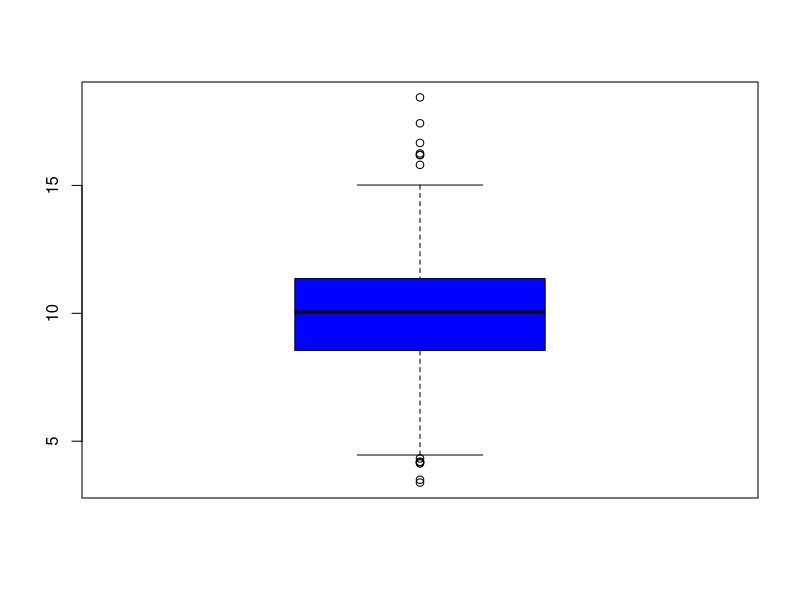
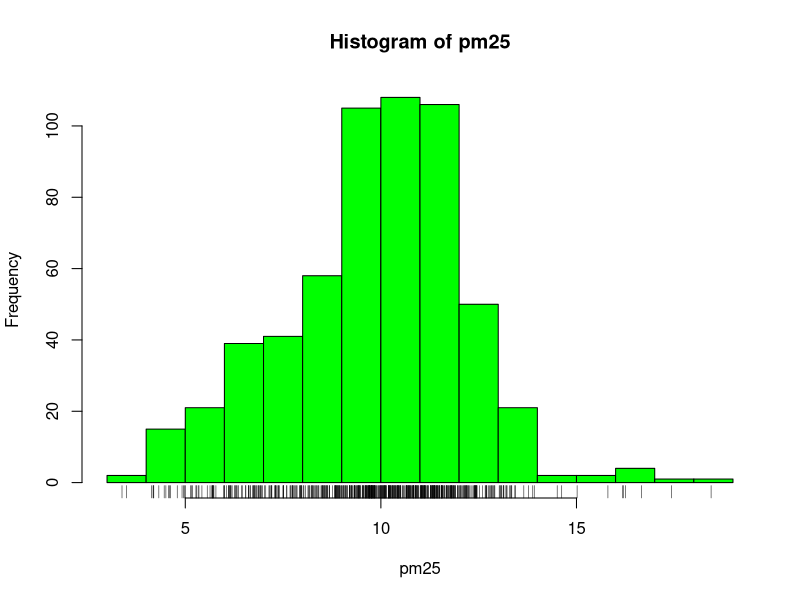
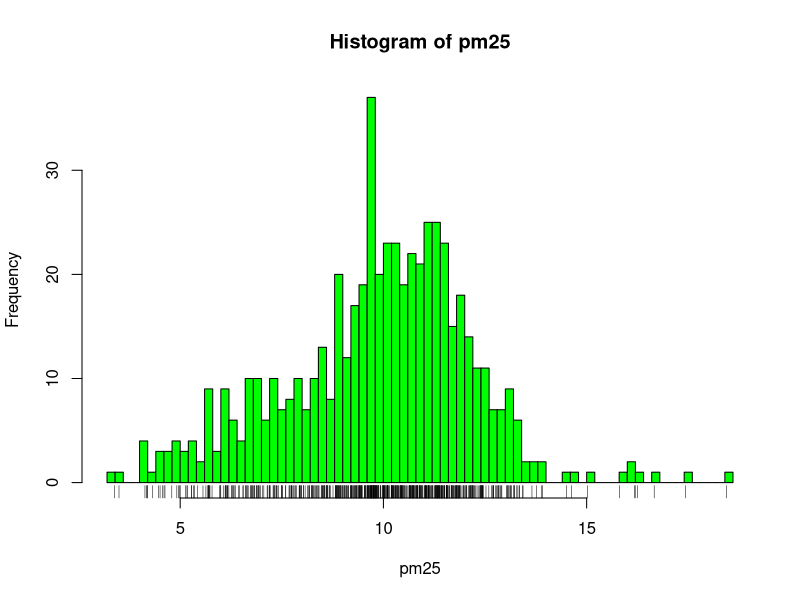
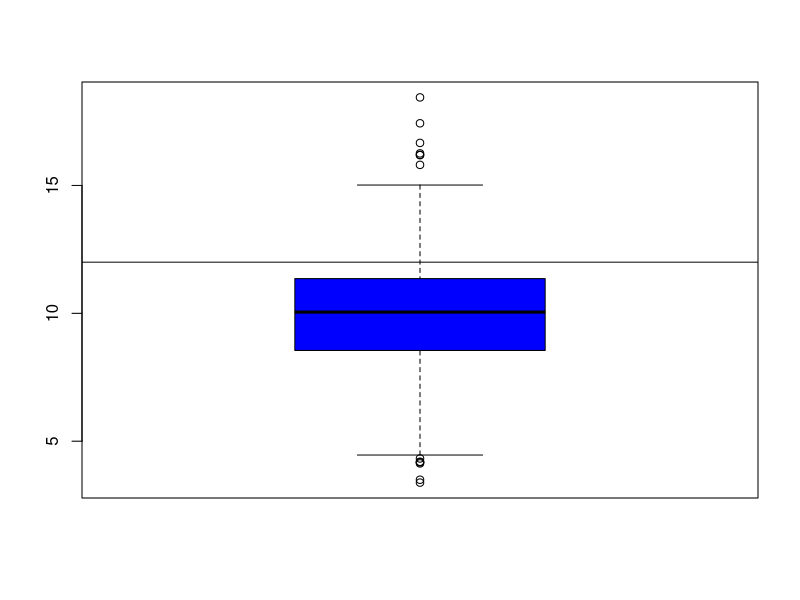
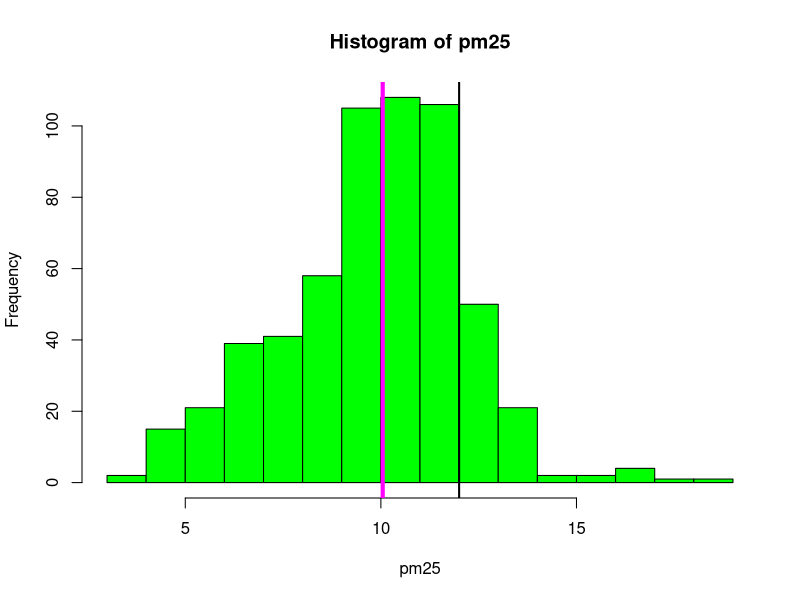
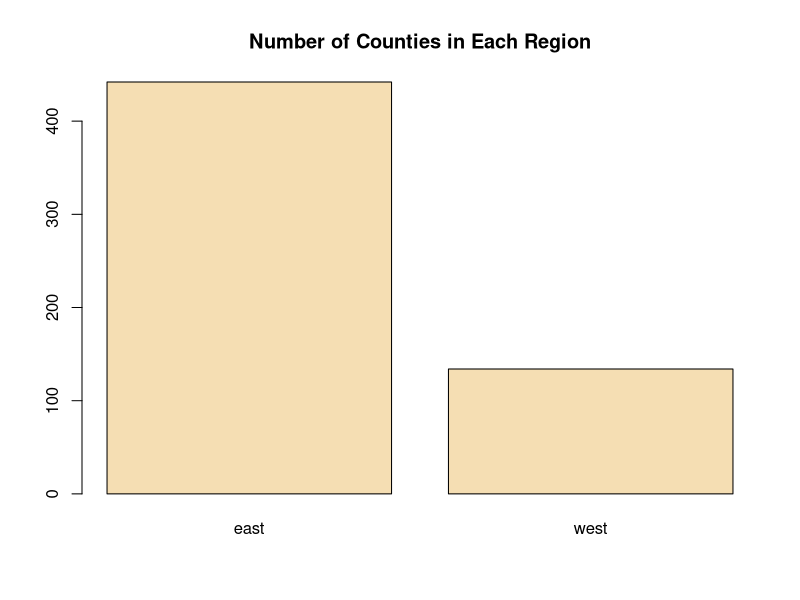
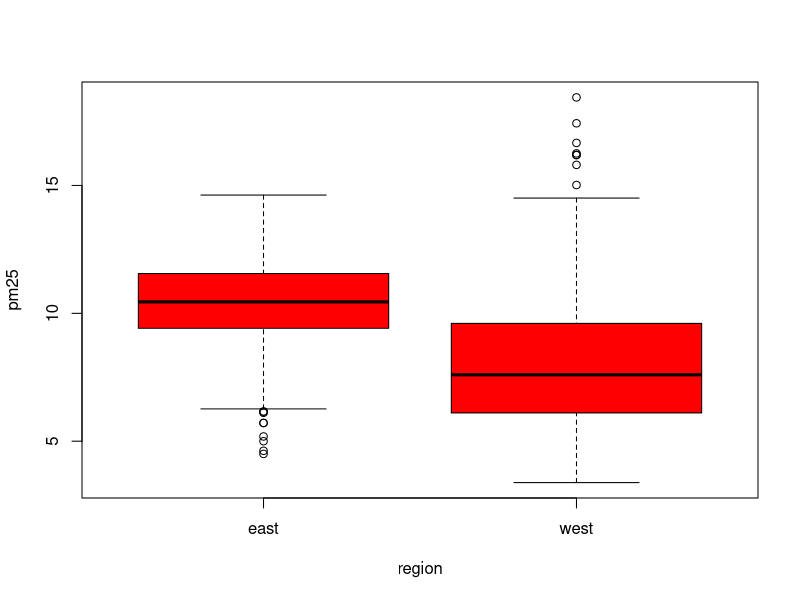
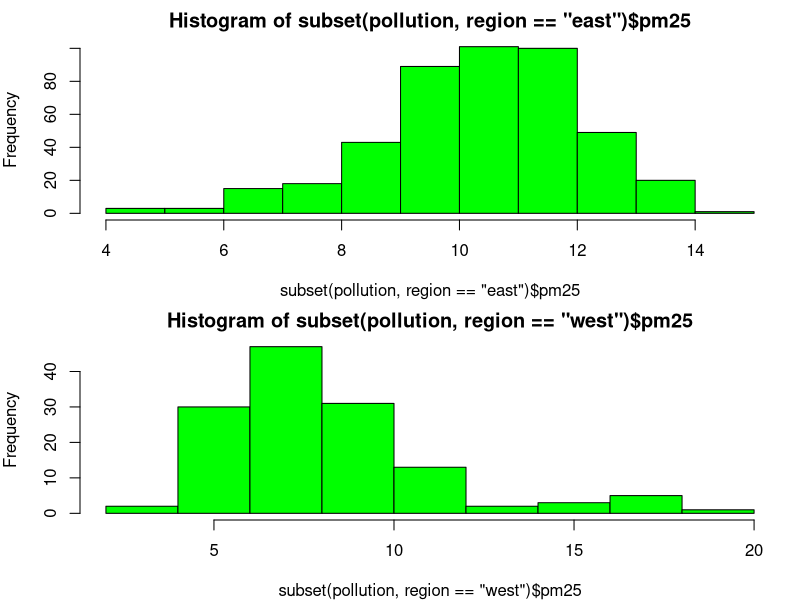

Write the R code that produced these figures, in order.
### Exploratory Data Analysis
# Principle 1: Show comparisons - a 'is relative to' b
# Principle 2: Show causality, mechanism, explanation, systematic structure
# Principle 3: Show multivariate data - more than 2 variables
# Principle 4: Integration of evidence - words, numbers, images, diagrams 
# Principle 5: Describe and document the evidence with appropriate labels, 
#              scales, sources, etc.
# Principle 6: Content is king

## Why Exploratory Graphs?
# R1. To understand data properties
# R2. To find patterns in data
# R3. To suggest modeling strategies
# R4. To "debug" analyses
# 5. To communicate results 
getwd()
setwd("~/Desktop/Online Coursera/Coursera-Exploratory-Data-Analysis/")
list.files()
pollution <- read.csv("avgpm25.csv", colClasses=c("numeric", "character", "factor","numeric", "numeric"))
head(pollution)
#The attach() function in R can be used to make objects within dataframes 
#accessible in R with fewer keystrokes. Do not necessaty pollution$pm25
attach(pollution)
# Five numbers
summary(pm25)
# Boxplot
boxplot(pm25, col="blue")
# Histogram
hist(pm25, col="green")
rug(pm25) # underneath 
hist(pm25, col="green", breaks=100)
rug(pm25) # underneath 
# Overlaying Features
boxplot(pm25, col="blue")
abline(h=12)
hist(pm25, col="green")
abline(v=12, lwd=2)
abline(v=median(pm25), col="magenta", lwd=4)
# Barplot
barplot(table(region), col="wheat", main="Number of Counties in Each Region")
## Simple Summaries of Data
# Two dimensions: Lattice/ggplot2, (Smooth) Scatterplots
# >2 dimensions: coplots, Spinning plots
# Multiple Boxplots:
boxplot(pm25 ~ region, data=pollution, col="red")
# Multiple Histograms
#---------------------------
#
par(mfrow=c(2,1), mar=c(4,4,2,1))
hist(subset(pollution, region=="east")$pm25, col="green")
hist(subset(pollution, region=="west")$pm25, col="green")
#---------------------------
# Scatterplot
with(pollution, plot(latitude, pm25))
abline(h=12, lwd=2, lty=2)
# Scatterplot - using color
with(pollution, plot(latitude, pm25, col=region))
abline(h=12, lwd=2, lty=2)
# Multiple Scatterplots
par(mfrow=c(1,2), mar=c(5,4,2,1))
with(subset(pollution, region=="west"), plot(latitude, pm25, main="West"))
with(subset(pollution, region=="east"), plot(latitude, pm25, main="East"))
## Plotting Systems in R
# The Base plotting system - blank canvas, "artist's palette" model
library(datasets)
data(cars)
with(cars, plot(speed, dist))
# The Lattice system - entire plot specified by one function; conditioning
library(lattice)
state <- data.frame(state.x77, region=state.region)
xyplot(Life.Exp ~ Income | region, data=state, layout=c(4,1))
# ggplot2 system - mixes elements of Base and Lattice
library(ggplot2)
data(mpg)
qplot(displ, hwy, data=mpg)
## Base Plotting System
# - graphics
# - grDevices
# 1. Initializing a new plot - plot(x,y), hist(x)
# 2. Annotating an existing plot
library(datasets)
hist(airquality$Ozone) # Draw a new plot
with(airquality, plot(Wind, Ozone))
airquality <- transform(airquality, Month=factor(Month))
boxplot(Ozone ~ Month, airquality, xlab="Month", ylab="Ozone(ppb)")


# pch(plotting symbol), lty(line type), lwd(line width), 
# col(plotting color), xlab(x-axis label), ylab(y-axis label))
# las(orientation of the axis labels), bg, 
# mar(margin size), oma(outer margin size), mfrow(row-wise), mfcol



par("lty") # "solid"
par("col") # "black
par("pch") # 1
par("bg")  # "white"
par("mar") # 5.1 4.1 4.1 2.1
par("mfrow") # 1 1

#las: the orientation of the axis labels on the plot
#bg: the background color
#mar: the margin size
#oma: the outer margin size (default is 0 for all sides)
#mfrow: number of plots per row, column (plots are filled row-wise)
#mfcol: number of plots per row, column (plots are filled column-wise)


## Base Plotting Functions
# plot(scatterplot), lines, points, text, title, 
# mtext(arbitrary text to the margins), axis



library(datasets)
with(airquality, plot(Wind, Ozone))
title(main="Ozone and Wind in New York City")
with(airquality, plot(Wind, Ozone), main="Ozone and Wind in New York City")
with(subset(airquality, Month=5), points(Wind, Ozone, col="blue"))
#
with(airquality, plot(Wind, Ozone), 
     main="Ozone and Wind in New York City", type="n")
with(subset(airquality, Month==5), points(Wind, Ozone, col="blue"))
with(subset(airquality, Month!=5), points(Wind, Ozone, col="red"))
legend("topright", pch=1, col=c("blue", "red"), legend=c("May", "Other Months"))
# Add a regression line
with(airquality, plot(Wind, Ozone), 
     main="Ozone and Wind in New York", pch=20)
model <- lm(Ozone ~ Wind, airquality)
abline(model, lwd=2)
# Multiple Base Plots
par(mfrow=c(1,2)) # 1 row, 2 columns
with(airquality, {
        plot(Wind, Ozone, main="Ozone and Wind")
        plot(Solar.R, Ozone, main="Ozone and Solar Radiation")
})
par(mfrow=c(1,3), mar=c(4,4,2,1), oma=c(0,0,2,0))
with(airquality, {
        plot(Wind, Ozone, main="Ozone and Wind")
        plot(Solar.R, Ozone, main="Ozone and Solar Radiation")
        plot(Temp, Ozone, main="Ozone and Temperature")
        mtext("Ozone and Weather in New York City", outer=TRUE)
})
## Base Plotting Demonstration
x <- rnorm(100)
hist(x)
y <- rnorm(100)
plot(x, y)
par(mar=c(4, 4, 2, 2))
plot(x, y, pch=20)
plot(x, y, pch=2)
example(points)
title("Scatterplot")
text(-2, -2, "label")
legend("topleft", legend="Data", pch=20)
fit <- lm(y ~ x)
abline(fit, lwd=3, col="blue")
plot(x, y, xlab="Weight", ylab="Height", main="Scatterplot")
legend("topright", legend="Data", pch=20)
fit <- lm(y ~ x)
abline(fit, lwd=3, col="red")
z <- rpois(100, 2)
par(mfrow=c(2, 1))
plot(x, y, pch=20)
plot(x, z, pch=19)
par("mar")
par(mar=c(2, 2, 1, 1))
par(mfrow=c(2, 2))
plot(x, y)
plot(x, z)
plot(z, x)
plot(y, x)
par(mfrow=c(1, 1))
x <- rnorm(100)
y <- x + rnorm(100)
g <- gl(2, 50, labels=c("Male", "Female"))
str(g)
plot(x, y)
plot(x, y, type="n") # no points
points(x[g=="Male"], y[g=="Male"], col="green")
points(x[g=="Female"], y[g=="Female"], col="blue", pch=19)
## Graphics Devices in R
# 1. screen device
# 2. file device
# 3. SVG
# quartz() - Mac
# plot(base), xyplot(lattice), qplot(ggplot2)
library(datasets)
pdf(file="myplot.pdf")
with(faithful, plot(eruptions, waiting))
title(main="Old Faithful Geyser data")
dev.off()
list.files()
# Vector formats: pdf, svg(scalable vector graphics)
#                 win.metafile, postscript
# Bitmap formats: png(line drawings, lossless compression), GIF 
# jpeg(lossy compression), tiff, bmp
dev.cur() # returns an int
dev.set(2)
# Copying plots
dev.copy
dev.copy2pdf
library(datasets)
with(faithful, plot(eruptions, waiting))
title(main="Old Faithful Geyser data")
dev.copy(png, file="geyserplot.png")
dev.off()